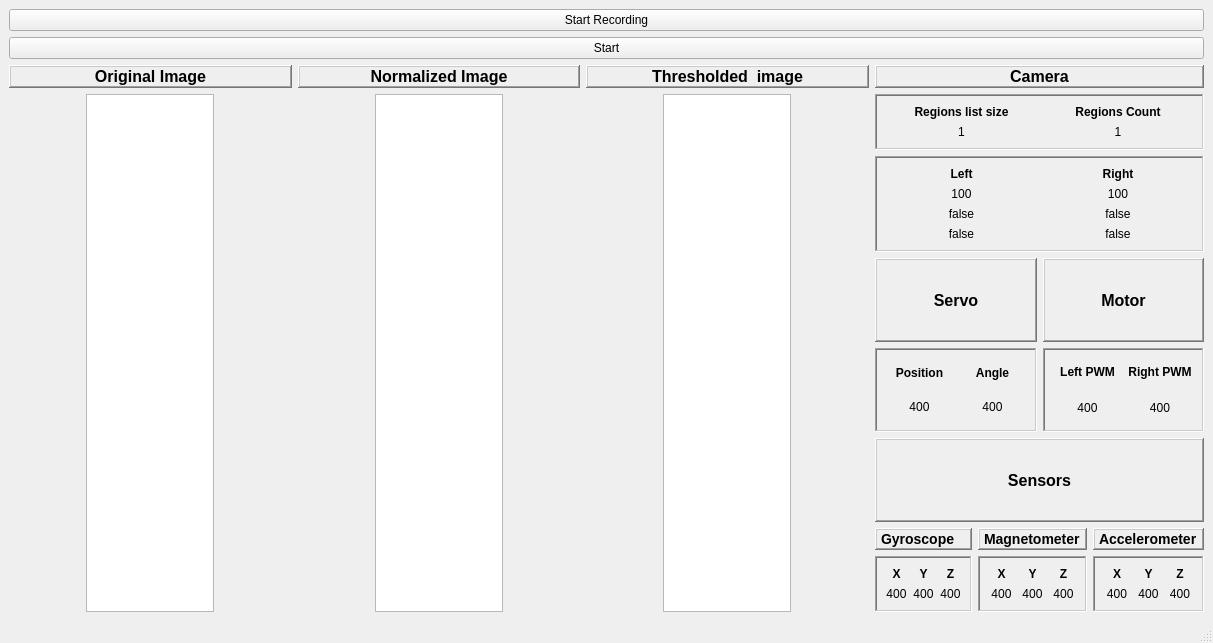
<?xml version="1.0" encoding="UTF-8"?>
<ui version="4.0">
 <class>MainWindow</class>
 <widget class="QMainWindow" name="MainWindow">
  <property name="geometry">
   <rect>
    <x>0</x>
    <y>0</y>
    <width>1213</width>
    <height>643</height>
   </rect>
  </property>
  <property name="windowTitle">
   <string>CarQt</string>
  </property>
  <widget class="QWidget" name="centralwidget">
   <layout class="QVBoxLayout" name="verticalLayout">
    <item>
     <widget class="QPushButton" name="ui_recordingButton">
      <property name="text">
       <string>Start Recording</string>
      </property>
     </widget>
    </item>
    <item>
     <widget class="QPushButton" name="bStartCar">
      <property name="text">
       <string>Start</string>
      </property>
     </widget>
    </item>
    <item>
     <layout class="QHBoxLayout" name="baseLayout">
      <item>
       <layout class="QVBoxLayout" name="originalImageLayout">
        <item>
         <widget class="QLabel" name="originalLabel">
          <property name="styleSheet">
           <string notr="true">font-size: 16px; font-weight: bold;</string>
          </property>
          <property name="frameShape">
           <enum>QFrame::WinPanel</enum>
          </property>
          <property name="frameShadow">
           <enum>QFrame::Raised</enum>
          </property>
          <property name="text">
           <string>Original Image</string>
          </property>
          <property name="alignment">
           <set>Qt::AlignCenter</set>
          </property>
         </widget>
        </item>
        <item alignment="Qt::AlignHCenter">
         <widget class="QGraphicsView" name="ui_originalGraphics">
          <property name="sizePolicy">
           <sizepolicy hsizetype="Expanding" vsizetype="Expanding">
            <horstretch>0</horstretch>
            <verstretch>0</verstretch>
           </sizepolicy>
          </property>
          <property name="minimumSize">
           <size>
            <width>128</width>
            <height>200</height>
           </size>
          </property>
          <property name="maximumSize">
           <size>
            <width>128</width>
            <height>16777215</height>
           </size>
          </property>
         </widget>
        </item>
       </layout>
      </item>
      <item>
       <layout class="QVBoxLayout" name="normalizedLayout">
        <item>
         <widget class="QLabel" name="normalizedLabel">
          <property name="styleSheet">
           <string notr="true">font-size: 16px; font-weight: bold;</string>
          </property>
          <property name="frameShape">
           <enum>QFrame::WinPanel</enum>
          </property>
          <property name="frameShadow">
           <enum>QFrame::Raised</enum>
          </property>
          <property name="text">
           <string>Normalized Image</string>
          </property>
          <property name="alignment">
           <set>Qt::AlignCenter</set>
          </property>
         </widget>
        </item>
        <item alignment="Qt::AlignHCenter">
         <widget class="QGraphicsView" name="ui_normalizedView">
          <property name="sizePolicy">
           <sizepolicy hsizetype="Expanding" vsizetype="Expanding">
            <horstretch>0</horstretch>
            <verstretch>0</verstretch>
           </sizepolicy>
          </property>
          <property name="minimumSize">
           <size>
            <width>128</width>
            <height>200</height>
           </size>
          </property>
          <property name="maximumSize">
           <size>
            <width>128</width>
            <height>16777215</height>
           </size>
          </property>
         </widget>
        </item>
       </layout>
      </item>
      <item>
       <layout class="QVBoxLayout" name="thresholdedLayout" stretch="0,0">
        <item>
         <widget class="QLabel" name="thresholdedLabel">
          <property name="styleSheet">
           <string notr="true">font-size: 16px; font-weight: bold;</string>
          </property>
          <property name="frameShape">
           <enum>QFrame::WinPanel</enum>
          </property>
          <property name="frameShadow">
           <enum>QFrame::Raised</enum>
          </property>
          <property name="text">
           <string>Thresholded  image</string>
          </property>
          <property name="alignment">
           <set>Qt::AlignCenter</set>
          </property>
         </widget>
        </item>
        <item alignment="Qt::AlignHCenter">
         <widget class="QGraphicsView" name="ui_thresholdedGraphics">
          <property name="sizePolicy">
           <sizepolicy hsizetype="Expanding" vsizetype="Expanding">
            <horstretch>0</horstretch>
            <verstretch>0</verstretch>
           </sizepolicy>
          </property>
          <property name="minimumSize">
           <size>
            <width>128</width>
            <height>200</height>
           </size>
          </property>
          <property name="maximumSize">
           <size>
            <width>128</width>
            <height>16777215</height>
           </size>
          </property>
          <property name="layoutDirection">
           <enum>Qt::LeftToRight</enum>
          </property>
          <property name="frameShadow">
           <enum>QFrame::Plain</enum>
          </property>
         </widget>
        </item>
       </layout>
      </item>
      <item>
       <layout class="QVBoxLayout" name="dataLayout">
        <item>
         <layout class="QVBoxLayout" name="cameraDataLayout">
          <item>
           <widget class="QLabel" name="label">
            <property name="styleSheet">
             <string notr="true">font-size: 16px; font-weight: bold;</string>
            </property>
            <property name="frameShape">
             <enum>QFrame::WinPanel</enum>
            </property>
            <property name="frameShadow">
             <enum>QFrame::Raised</enum>
            </property>
            <property name="text">
             <string>Camera</string>
            </property>
            <property name="alignment">
             <set>Qt::AlignCenter</set>
            </property>
           </widget>
          </item>
          <item>
           <widget class="QFrame" name="horizontalFrame_3">
            <property name="frameShape">
             <enum>QFrame::WinPanel</enum>
            </property>
            <property name="frameShadow">
             <enum>QFrame::Sunken</enum>
            </property>
            <layout class="QHBoxLayout" name="regionsLayout">
             <item>
              <layout class="QVBoxLayout" name="regionsListSizeLayout">
               <item>
                <widget class="QLabel" name="regisonsListSizeLabel">
                 <property name="styleSheet">
                  <string notr="true">font-size: 12px; font-weight: bold;</string>
                 </property>
                 <property name="text">
                  <string>Regions list size</string>
                 </property>
                 <property name="alignment">
                  <set>Qt::AlignCenter</set>
                 </property>
                </widget>
               </item>
               <item>
                <widget class="QLabel" name="ui_regsionsListSizeValue">
                 <property name="text">
                  <string>1</string>
                 </property>
                 <property name="alignment">
                  <set>Qt::AlignCenter</set>
                 </property>
                </widget>
               </item>
              </layout>
             </item>
             <item>
              <layout class="QVBoxLayout" name="regionsCountLayout">
               <item>
                <widget class="QLabel" name="regionsCountLabel">
                 <property name="styleSheet">
                  <string notr="true">font-size: 12px; font-weight: bold;</string>
                 </property>
                 <property name="text">
                  <string>Regions Count</string>
                 </property>
                 <property name="alignment">
                  <set>Qt::AlignCenter</set>
                 </property>
                </widget>
               </item>
               <item>
                <widget class="QLabel" name="ui_regionsCountValue">
                 <property name="text">
                  <string>1</string>
                 </property>
                 <property name="alignment">
                  <set>Qt::AlignCenter</set>
                 </property>
                </widget>
               </item>
              </layout>
             </item>
            </layout>
           </widget>
          </item>
          <item>
           <widget class="QFrame" name="leftRightLayout">
            <property name="frameShape">
             <enum>QFrame::WinPanel</enum>
            </property>
            <property name="frameShadow">
             <enum>QFrame::Sunken</enum>
            </property>
            <layout class="QHBoxLayout" name="unchangedLayout">
             <item>
              <layout class="QVBoxLayout" name="leftLayout">
               <item>
                <widget class="QLabel" name="leftLabel">
                 <property name="styleSheet">
                  <string notr="true">font-size: 12px; font-weight: bold;</string>
                 </property>
                 <property name="text">
                  <string>Left</string>
                 </property>
                 <property name="alignment">
                  <set>Qt::AlignCenter</set>
                 </property>
                </widget>
               </item>
               <item>
                <widget class="QLabel" name="ui_leftDistance">
                 <property name="text">
                  <string>100</string>
                 </property>
                 <property name="alignment">
                  <set>Qt::AlignCenter</set>
                 </property>
                </widget>
               </item>
               <item>
                <widget class="QLabel" name="ui_hasLeftValue">
                 <property name="text">
                  <string>false</string>
                 </property>
                 <property name="alignment">
                  <set>Qt::AlignCenter</set>
                 </property>
                </widget>
               </item>
               <item>
                <widget class="QLabel" name="ui_unchangedLeftValue">
                 <property name="text">
                  <string>false</string>
                 </property>
                 <property name="alignment">
                  <set>Qt::AlignCenter</set>
                 </property>
                </widget>
               </item>
              </layout>
             </item>
             <item>
              <layout class="QVBoxLayout" name="rightLayout">
               <item>
                <widget class="QLabel" name="rightLabel">
                 <property name="styleSheet">
                  <string notr="true">font-size: 12px; font-weight: bold;</string>
                 </property>
                 <property name="text">
                  <string>Right</string>
                 </property>
                 <property name="alignment">
                  <set>Qt::AlignCenter</set>
                 </property>
                </widget>
               </item>
               <item>
                <widget class="QLabel" name="ui_rightDistance">
                 <property name="text">
                  <string>100</string>
                 </property>
                 <property name="alignment">
                  <set>Qt::AlignCenter</set>
                 </property>
                </widget>
               </item>
               <item>
                <widget class="QLabel" name="ui_hasRightValue">
                 <property name="text">
                  <string>false</string>
                 </property>
                 <property name="alignment">
                  <set>Qt::AlignCenter</set>
                 </property>
                </widget>
               </item>
               <item>
                <widget class="QLabel" name="ui_unchangedRightValue">
                 <property name="text">
                  <string>false</string>
                 </property>
                 <property name="alignment">
                  <set>Qt::AlignCenter</set>
                 </property>
                </widget>
               </item>
              </layout>
             </item>
            </layout>
           </widget>
          </item>
         </layout>
        </item>
        <item>
         <layout class="QHBoxLayout" name="servoMotorLayout">
          <item>
           <layout class="QVBoxLayout" name="servoLayout">
            <item>
             <widget class="QLabel" name="servoLabel">
              <property name="styleSheet">
               <string notr="true">font-size: 16px; font-weight: bold;</string>
              </property>
              <property name="frameShape">
               <enum>QFrame::WinPanel</enum>
              </property>
              <property name="frameShadow">
               <enum>QFrame::Raised</enum>
              </property>
              <property name="text">
               <string>Servo</string>
              </property>
              <property name="textFormat">
               <enum>Qt::PlainText</enum>
              </property>
              <property name="scaledContents">
               <bool>false</bool>
              </property>
              <property name="alignment">
               <set>Qt::AlignCenter</set>
              </property>
              <property name="wordWrap">
               <bool>false</bool>
              </property>
             </widget>
            </item>
            <item>
             <widget class="QFrame" name="ServoValues">
              <property name="frameShape">
               <enum>QFrame::WinPanel</enum>
              </property>
              <property name="frameShadow">
               <enum>QFrame::Sunken</enum>
              </property>
              <layout class="QHBoxLayout" name="horizontalLayout_3">
               <item>
                <layout class="QVBoxLayout" name="rightServoLayout">
                 <item>
                  <widget class="QLabel" name="servoPositionLabel">
                   <property name="styleSheet">
                    <string notr="true">font-size: 12px; font-weight: bold;</string>
                   </property>
                   <property name="text">
                    <string>Position</string>
                   </property>
                   <property name="textFormat">
                    <enum>Qt::PlainText</enum>
                   </property>
                   <property name="scaledContents">
                    <bool>false</bool>
                   </property>
                   <property name="alignment">
                    <set>Qt::AlignCenter</set>
                   </property>
                   <property name="wordWrap">
                    <bool>false</bool>
                   </property>
                  </widget>
                 </item>
                 <item>
                  <widget class="QLabel" name="ui_servoPositionValue">
                   <property name="styleSheet">
                    <string notr="true">font-size: 12px;</string>
                   </property>
                   <property name="text">
                    <string>400</string>
                   </property>
                   <property name="textFormat">
                    <enum>Qt::PlainText</enum>
                   </property>
                   <property name="scaledContents">
                    <bool>false</bool>
                   </property>
                   <property name="alignment">
                    <set>Qt::AlignCenter</set>
                   </property>
                   <property name="wordWrap">
                    <bool>false</bool>
                   </property>
                  </widget>
                 </item>
                </layout>
               </item>
               <item>
                <layout class="QVBoxLayout" name="angleLayout">
                 <item>
                  <widget class="QLabel" name="angleLabel">
                   <property name="styleSheet">
                    <string notr="true">font-size: 12px; font-weight: bold;</string>
                   </property>
                   <property name="text">
                    <string>Angle</string>
                   </property>
                   <property name="textFormat">
                    <enum>Qt::PlainText</enum>
                   </property>
                   <property name="scaledContents">
                    <bool>false</bool>
                   </property>
                   <property name="alignment">
                    <set>Qt::AlignCenter</set>
                   </property>
                   <property name="wordWrap">
                    <bool>false</bool>
                   </property>
                  </widget>
                 </item>
                 <item>
                  <widget class="QLabel" name="ui_servoAngleValue">
                   <property name="styleSheet">
                    <string notr="true">font-size: 12px;</string>
                   </property>
                   <property name="text">
                    <string>400</string>
                   </property>
                   <property name="textFormat">
                    <enum>Qt::PlainText</enum>
                   </property>
                   <property name="scaledContents">
                    <bool>false</bool>
                   </property>
                   <property name="alignment">
                    <set>Qt::AlignCenter</set>
                   </property>
                   <property name="wordWrap">
                    <bool>false</bool>
                   </property>
                  </widget>
                 </item>
                </layout>
               </item>
              </layout>
             </widget>
            </item>
           </layout>
          </item>
          <item>
           <layout class="QVBoxLayout" name="motorLayout">
            <item>
             <widget class="QLabel" name="MotorLabel">
              <property name="styleSheet">
               <string notr="true">font-size: 16px; font-weight: bold;</string>
              </property>
              <property name="frameShape">
               <enum>QFrame::WinPanel</enum>
              </property>
              <property name="frameShadow">
               <enum>QFrame::Raised</enum>
              </property>
              <property name="text">
               <string>Motor</string>
              </property>
              <property name="textFormat">
               <enum>Qt::PlainText</enum>
              </property>
              <property name="scaledContents">
               <bool>false</bool>
              </property>
              <property name="alignment">
               <set>Qt::AlignCenter</set>
              </property>
              <property name="wordWrap">
               <bool>false</bool>
              </property>
             </widget>
            </item>
            <item>
             <widget class="QFrame" name="motorValues">
              <property name="frameShape">
               <enum>QFrame::WinPanel</enum>
              </property>
              <property name="frameShadow">
               <enum>QFrame::Sunken</enum>
              </property>
              <layout class="QHBoxLayout" name="horizontalLayout">
               <item>
                <layout class="QVBoxLayout" name="leftPwmLayout">
                 <property name="spacing">
                  <number>10</number>
                 </property>
                 <item>
                  <widget class="QLabel" name="leftPwmLabel">
                   <property name="styleSheet">
                    <string notr="true">font-size: 12px; font-weight: bold;</string>
                   </property>
                   <property name="text">
                    <string>Left PWM</string>
                   </property>
                   <property name="textFormat">
                    <enum>Qt::PlainText</enum>
                   </property>
                   <property name="scaledContents">
                    <bool>false</bool>
                   </property>
                   <property name="alignment">
                    <set>Qt::AlignCenter</set>
                   </property>
                   <property name="wordWrap">
                    <bool>false</bool>
                   </property>
                  </widget>
                 </item>
                 <item>
                  <widget class="QLabel" name="ui_leftPwmValue">
                   <property name="styleSheet">
                    <string notr="true">font-size: 12px;</string>
                   </property>
                   <property name="text">
                    <string>400</string>
                   </property>
                   <property name="textFormat">
                    <enum>Qt::PlainText</enum>
                   </property>
                   <property name="scaledContents">
                    <bool>false</bool>
                   </property>
                   <property name="alignment">
                    <set>Qt::AlignCenter</set>
                   </property>
                   <property name="wordWrap">
                    <bool>false</bool>
                   </property>
                  </widget>
                 </item>
                </layout>
               </item>
               <item>
                <layout class="QVBoxLayout" name="rightPwmLayout">
                 <property name="spacing">
                  <number>10</number>
                 </property>
                 <item>
                  <widget class="QLabel" name="rightPwmLabel">
                   <property name="styleSheet">
                    <string notr="true">font-size: 12px; font-weight: bold;</string>
                   </property>
                   <property name="text">
                    <string>Right PWM</string>
                   </property>
                   <property name="textFormat">
                    <enum>Qt::PlainText</enum>
                   </property>
                   <property name="scaledContents">
                    <bool>false</bool>
                   </property>
                   <property name="alignment">
                    <set>Qt::AlignCenter</set>
                   </property>
                   <property name="wordWrap">
                    <bool>false</bool>
                   </property>
                  </widget>
                 </item>
                 <item>
                  <widget class="QLabel" name="ui_rightPwmValue">
                   <property name="styleSheet">
                    <string notr="true">font-size: 12px;</string>
                   </property>
                   <property name="text">
                    <string>400</string>
                   </property>
                   <property name="textFormat">
                    <enum>Qt::PlainText</enum>
                   </property>
                   <property name="scaledContents">
                    <bool>false</bool>
                   </property>
                   <property name="alignment">
                    <set>Qt::AlignCenter</set>
                   </property>
                   <property name="wordWrap">
                    <bool>false</bool>
                   </property>
                  </widget>
                 </item>
                </layout>
               </item>
              </layout>
             </widget>
            </item>
           </layout>
          </item>
         </layout>
        </item>
        <item>
         <layout class="QVBoxLayout" name="sensorsLayout">
          <item>
           <widget class="QLabel" name="sensorsLabel">
            <property name="styleSheet">
             <string notr="true">font-size: 16px; font-weight: bold;</string>
            </property>
            <property name="frameShape">
             <enum>QFrame::WinPanel</enum>
            </property>
            <property name="frameShadow">
             <enum>QFrame::Raised</enum>
            </property>
            <property name="text">
             <string>Sensors</string>
            </property>
            <property name="textFormat">
             <enum>Qt::PlainText</enum>
            </property>
            <property name="scaledContents">
             <bool>false</bool>
            </property>
            <property name="alignment">
             <set>Qt::AlignCenter</set>
            </property>
            <property name="wordWrap">
             <bool>false</bool>
            </property>
           </widget>
          </item>
          <item>
           <layout class="QHBoxLayout" name="horizontalLayout_7">
            <item>
             <layout class="QVBoxLayout" name="gyroscopeLayout">
              <item>
               <widget class="QLabel" name="sensorLabel_3">
                <property name="styleSheet">
                 <string notr="true">font-size: 14px; font-weight: bold;</string>
                </property>
                <property name="frameShape">
                 <enum>QFrame::WinPanel</enum>
                </property>
                <property name="frameShadow">
                 <enum>QFrame::Raised</enum>
                </property>
                <property name="text">
                 <string>Gyroscope</string>
                </property>
                <property name="textFormat">
                 <enum>Qt::PlainText</enum>
                </property>
                <property name="scaledContents">
                 <bool>false</bool>
                </property>
                <property name="alignment">
                 <set>Qt::AlignLeading|Qt::AlignLeft|Qt::AlignVCenter</set>
                </property>
                <property name="wordWrap">
                 <bool>false</bool>
                </property>
               </widget>
              </item>
              <item>
               <widget class="QFrame" name="sensorValues_3">
                <property name="frameShape">
                 <enum>QFrame::WinPanel</enum>
                </property>
                <property name="frameShadow">
                 <enum>QFrame::Sunken</enum>
                </property>
                <layout class="QHBoxLayout" name="horizontalLayout_5">
                 <item>
                  <layout class="QVBoxLayout" name="verticalLayout_10">
                   <item>
                    <widget class="QLabel" name="sensorXLabel_3">
                     <property name="styleSheet">
                      <string notr="true">font-size: 12px; font-weight: bold;</string>
                     </property>
                     <property name="text">
                      <string>X</string>
                     </property>
                     <property name="textFormat">
                      <enum>Qt::PlainText</enum>
                     </property>
                     <property name="scaledContents">
                      <bool>false</bool>
                     </property>
                     <property name="alignment">
                      <set>Qt::AlignCenter</set>
                     </property>
                     <property name="wordWrap">
                      <bool>false</bool>
                     </property>
                    </widget>
                   </item>
                   <item>
                    <widget class="QLabel" name="ui_gyroscopeXValue">
                     <property name="styleSheet">
                      <string notr="true">font-size: 12px;</string>
                     </property>
                     <property name="text">
                      <string>400</string>
                     </property>
                     <property name="textFormat">
                      <enum>Qt::PlainText</enum>
                     </property>
                     <property name="scaledContents">
                      <bool>false</bool>
                     </property>
                     <property name="alignment">
                      <set>Qt::AlignCenter</set>
                     </property>
                     <property name="wordWrap">
                      <bool>false</bool>
                     </property>
                    </widget>
                   </item>
                  </layout>
                 </item>
                 <item>
                  <layout class="QVBoxLayout" name="verticalLayout_11">
                   <item>
                    <widget class="QLabel" name="sensorYLabel_3">
                     <property name="styleSheet">
                      <string notr="true">font-size: 12px; font-weight: bold;</string>
                     </property>
                     <property name="text">
                      <string>Y</string>
                     </property>
                     <property name="textFormat">
                      <enum>Qt::PlainText</enum>
                     </property>
                     <property name="scaledContents">
                      <bool>false</bool>
                     </property>
                     <property name="alignment">
                      <set>Qt::AlignCenter</set>
                     </property>
                     <property name="wordWrap">
                      <bool>false</bool>
                     </property>
                    </widget>
                   </item>
                   <item>
                    <widget class="QLabel" name="ui_gyroscopeYValue">
                     <property name="styleSheet">
                      <string notr="true">font-size: 12px;</string>
                     </property>
                     <property name="text">
                      <string>400</string>
                     </property>
                     <property name="textFormat">
                      <enum>Qt::PlainText</enum>
                     </property>
                     <property name="scaledContents">
                      <bool>false</bool>
                     </property>
                     <property name="alignment">
                      <set>Qt::AlignCenter</set>
                     </property>
                     <property name="wordWrap">
                      <bool>false</bool>
                     </property>
                    </widget>
                   </item>
                  </layout>
                 </item>
                 <item>
                  <layout class="QVBoxLayout" name="verticalLayout_12">
                   <item>
                    <widget class="QLabel" name="sensorZLabel_3">
                     <property name="styleSheet">
                      <string notr="true">font-size: 12px; font-weight: bold;</string>
                     </property>
                     <property name="text">
                      <string>Z</string>
                     </property>
                     <property name="textFormat">
                      <enum>Qt::PlainText</enum>
                     </property>
                     <property name="scaledContents">
                      <bool>false</bool>
                     </property>
                     <property name="alignment">
                      <set>Qt::AlignCenter</set>
                     </property>
                     <property name="wordWrap">
                      <bool>false</bool>
                     </property>
                    </widget>
                   </item>
                   <item>
                    <widget class="QLabel" name="ui_gyroscopeZValue">
                     <property name="styleSheet">
                      <string notr="true">font-size: 12px;</string>
                     </property>
                     <property name="text">
                      <string>400</string>
                     </property>
                     <property name="textFormat">
                      <enum>Qt::PlainText</enum>
                     </property>
                     <property name="scaledContents">
                      <bool>false</bool>
                     </property>
                     <property name="alignment">
                      <set>Qt::AlignCenter</set>
                     </property>
                     <property name="wordWrap">
                      <bool>false</bool>
                     </property>
                    </widget>
                   </item>
                  </layout>
                 </item>
                </layout>
               </widget>
              </item>
             </layout>
            </item>
            <item>
             <layout class="QVBoxLayout" name="magnetometerLayout">
              <item>
               <widget class="QLabel" name="sensorLabel_2">
                <property name="styleSheet">
                 <string notr="true">font-size: 14px; font-weight: bold;</string>
                </property>
                <property name="frameShape">
                 <enum>QFrame::WinPanel</enum>
                </property>
                <property name="frameShadow">
                 <enum>QFrame::Raised</enum>
                </property>
                <property name="text">
                 <string>Magnetometer</string>
                </property>
                <property name="textFormat">
                 <enum>Qt::PlainText</enum>
                </property>
                <property name="scaledContents">
                 <bool>false</bool>
                </property>
                <property name="alignment">
                 <set>Qt::AlignLeading|Qt::AlignLeft|Qt::AlignVCenter</set>
                </property>
                <property name="wordWrap">
                 <bool>false</bool>
                </property>
               </widget>
              </item>
              <item>
               <widget class="QFrame" name="sensorValues_2">
                <property name="frameShape">
                 <enum>QFrame::WinPanel</enum>
                </property>
                <property name="frameShadow">
                 <enum>QFrame::Sunken</enum>
                </property>
                <layout class="QHBoxLayout" name="horizontalLayout_4">
                 <item>
                  <layout class="QVBoxLayout" name="verticalLayout_7">
                   <item>
                    <widget class="QLabel" name="sensorXLabel_2">
                     <property name="styleSheet">
                      <string notr="true">font-size: 12px; font-weight: bold;</string>
                     </property>
                     <property name="text">
                      <string>X</string>
                     </property>
                     <property name="textFormat">
                      <enum>Qt::PlainText</enum>
                     </property>
                     <property name="scaledContents">
                      <bool>false</bool>
                     </property>
                     <property name="alignment">
                      <set>Qt::AlignCenter</set>
                     </property>
                     <property name="wordWrap">
                      <bool>false</bool>
                     </property>
                    </widget>
                   </item>
                   <item>
                    <widget class="QLabel" name="ui_magnetometerXValue">
                     <property name="styleSheet">
                      <string notr="true">font-size: 12px;</string>
                     </property>
                     <property name="text">
                      <string>400</string>
                     </property>
                     <property name="textFormat">
                      <enum>Qt::PlainText</enum>
                     </property>
                     <property name="scaledContents">
                      <bool>false</bool>
                     </property>
                     <property name="alignment">
                      <set>Qt::AlignCenter</set>
                     </property>
                     <property name="wordWrap">
                      <bool>false</bool>
                     </property>
                    </widget>
                   </item>
                  </layout>
                 </item>
                 <item>
                  <layout class="QVBoxLayout" name="verticalLayout_8">
                   <item>
                    <widget class="QLabel" name="sensorYLabel_2">
                     <property name="styleSheet">
                      <string notr="true">font-size: 12px; font-weight: bold;</string>
                     </property>
                     <property name="text">
                      <string>Y</string>
                     </property>
                     <property name="textFormat">
                      <enum>Qt::PlainText</enum>
                     </property>
                     <property name="scaledContents">
                      <bool>false</bool>
                     </property>
                     <property name="alignment">
                      <set>Qt::AlignCenter</set>
                     </property>
                     <property name="wordWrap">
                      <bool>false</bool>
                     </property>
                    </widget>
                   </item>
                   <item>
                    <widget class="QLabel" name="ui_magnetometerYValue">
                     <property name="styleSheet">
                      <string notr="true">font-size: 12px;</string>
                     </property>
                     <property name="text">
                      <string>400</string>
                     </property>
                     <property name="textFormat">
                      <enum>Qt::PlainText</enum>
                     </property>
                     <property name="scaledContents">
                      <bool>false</bool>
                     </property>
                     <property name="alignment">
                      <set>Qt::AlignCenter</set>
                     </property>
                     <property name="wordWrap">
                      <bool>false</bool>
                     </property>
                    </widget>
                   </item>
                  </layout>
                 </item>
                 <item>
                  <layout class="QVBoxLayout" name="verticalLayout_9">
                   <item>
                    <widget class="QLabel" name="sensorZLabel_2">
                     <property name="styleSheet">
                      <string notr="true">font-size: 12px; font-weight: bold;</string>
                     </property>
                     <property name="text">
                      <string>Z</string>
                     </property>
                     <property name="textFormat">
                      <enum>Qt::PlainText</enum>
                     </property>
                     <property name="scaledContents">
                      <bool>false</bool>
                     </property>
                     <property name="alignment">
                      <set>Qt::AlignCenter</set>
                     </property>
                     <property name="wordWrap">
                      <bool>false</bool>
                     </property>
                    </widget>
                   </item>
                   <item>
                    <widget class="QLabel" name="ui_magnetometerZValue">
                     <property name="styleSheet">
                      <string notr="true">font-size: 12px;</string>
                     </property>
                     <property name="text">
                      <string>400</string>
                     </property>
                     <property name="textFormat">
                      <enum>Qt::PlainText</enum>
                     </property>
                     <property name="scaledContents">
                      <bool>false</bool>
                     </property>
                     <property name="alignment">
                      <set>Qt::AlignCenter</set>
                     </property>
                     <property name="wordWrap">
                      <bool>false</bool>
                     </property>
                    </widget>
                   </item>
                  </layout>
                 </item>
                </layout>
               </widget>
              </item>
             </layout>
            </item>
            <item>
             <layout class="QVBoxLayout" name="accelerometerLayout">
              <item>
               <widget class="QLabel" name="sensorLabel">
                <property name="styleSheet">
                 <string notr="true">font-size: 14px; font-weight: bold;</string>
                </property>
                <property name="frameShape">
                 <enum>QFrame::WinPanel</enum>
                </property>
                <property name="frameShadow">
                 <enum>QFrame::Raised</enum>
                </property>
                <property name="text">
                 <string>Accelerometer</string>
                </property>
                <property name="textFormat">
                 <enum>Qt::PlainText</enum>
                </property>
                <property name="scaledContents">
                 <bool>false</bool>
                </property>
                <property name="alignment">
                 <set>Qt::AlignLeading|Qt::AlignLeft|Qt::AlignVCenter</set>
                </property>
                <property name="wordWrap">
                 <bool>false</bool>
                </property>
               </widget>
              </item>
              <item>
               <widget class="QFrame" name="sensorValues">
                <property name="frameShape">
                 <enum>QFrame::WinPanel</enum>
                </property>
                <property name="frameShadow">
                 <enum>QFrame::Sunken</enum>
                </property>
                <layout class="QHBoxLayout" name="horizontalLayout_2">
                 <item>
                  <layout class="QVBoxLayout" name="verticalLayout_4">
                   <item>
                    <widget class="QLabel" name="sensorXLabel">
                     <property name="styleSheet">
                      <string notr="true">font-size: 12px; font-weight: bold;</string>
                     </property>
                     <property name="text">
                      <string>X</string>
                     </property>
                     <property name="textFormat">
                      <enum>Qt::PlainText</enum>
                     </property>
                     <property name="scaledContents">
                      <bool>false</bool>
                     </property>
                     <property name="alignment">
                      <set>Qt::AlignCenter</set>
                     </property>
                     <property name="wordWrap">
                      <bool>false</bool>
                     </property>
                    </widget>
                   </item>
                   <item>
                    <widget class="QLabel" name="ui_accelerometerXValue">
                     <property name="styleSheet">
                      <string notr="true">font-size: 12px;</string>
                     </property>
                     <property name="text">
                      <string>400</string>
                     </property>
                     <property name="textFormat">
                      <enum>Qt::PlainText</enum>
                     </property>
                     <property name="scaledContents">
                      <bool>false</bool>
                     </property>
                     <property name="alignment">
                      <set>Qt::AlignCenter</set>
                     </property>
                     <property name="wordWrap">
                      <bool>false</bool>
                     </property>
                    </widget>
                   </item>
                  </layout>
                 </item>
                 <item>
                  <layout class="QVBoxLayout" name="verticalLayout_5">
                   <item>
                    <widget class="QLabel" name="sensorYLabel">
                     <property name="styleSheet">
                      <string notr="true">font-size: 12px; font-weight: bold;</string>
                     </property>
                     <property name="text">
                      <string>Y</string>
                     </property>
                     <property name="textFormat">
                      <enum>Qt::PlainText</enum>
                     </property>
                     <property name="scaledContents">
                      <bool>false</bool>
                     </property>
                     <property name="alignment">
                      <set>Qt::AlignCenter</set>
                     </property>
                     <property name="wordWrap">
                      <bool>false</bool>
                     </property>
                    </widget>
                   </item>
                   <item>
                    <widget class="QLabel" name="ui_accelerometerYValue">
                     <property name="styleSheet">
                      <string notr="true">font-size: 12px;</string>
                     </property>
                     <property name="text">
                      <string>400</string>
                     </property>
                     <property name="textFormat">
                      <enum>Qt::PlainText</enum>
                     </property>
                     <property name="scaledContents">
                      <bool>false</bool>
                     </property>
                     <property name="alignment">
                      <set>Qt::AlignCenter</set>
                     </property>
                     <property name="wordWrap">
                      <bool>false</bool>
                     </property>
                    </widget>
                   </item>
                  </layout>
                 </item>
                 <item>
                  <layout class="QVBoxLayout" name="verticalLayout_6">
                   <item>
                    <widget class="QLabel" name="sensorZLabel">
                     <property name="styleSheet">
                      <string notr="true">font-size: 12px; font-weight: bold;</string>
                     </property>
                     <property name="text">
                      <string>Z</string>
                     </property>
                     <property name="textFormat">
                      <enum>Qt::PlainText</enum>
                     </property>
                     <property name="scaledContents">
                      <bool>false</bool>
                     </property>
                     <property name="alignment">
                      <set>Qt::AlignCenter</set>
                     </property>
                     <property name="wordWrap">
                      <bool>false</bool>
                     </property>
                    </widget>
                   </item>
                   <item>
                    <widget class="QLabel" name="ui_accelerometerZValue">
                     <property name="styleSheet">
                      <string notr="true">font-size: 12px;</string>
                     </property>
                     <property name="text">
                      <string>400</string>
                     </property>
                     <property name="textFormat">
                      <enum>Qt::PlainText</enum>
                     </property>
                     <property name="scaledContents">
                      <bool>false</bool>
                     </property>
                     <property name="alignment">
                      <set>Qt::AlignCenter</set>
                     </property>
                     <property name="wordWrap">
                      <bool>false</bool>
                     </property>
                    </widget>
                   </item>
                  </layout>
                 </item>
                </layout>
               </widget>
              </item>
             </layout>
            </item>
           </layout>
          </item>
         </layout>
        </item>
       </layout>
      </item>
     </layout>
    </item>
   </layout>
  </widget>
  <widget class="QMenuBar" name="menubar">
   <property name="geometry">
    <rect>
     <x>0</x>
     <y>0</y>
     <width>1213</width>
     <height>36</height>
    </rect>
   </property>
  </widget>
  <widget class="QStatusBar" name="statusbar"/>
 </widget>
 <resources/>
 <connections/>
</ui>
